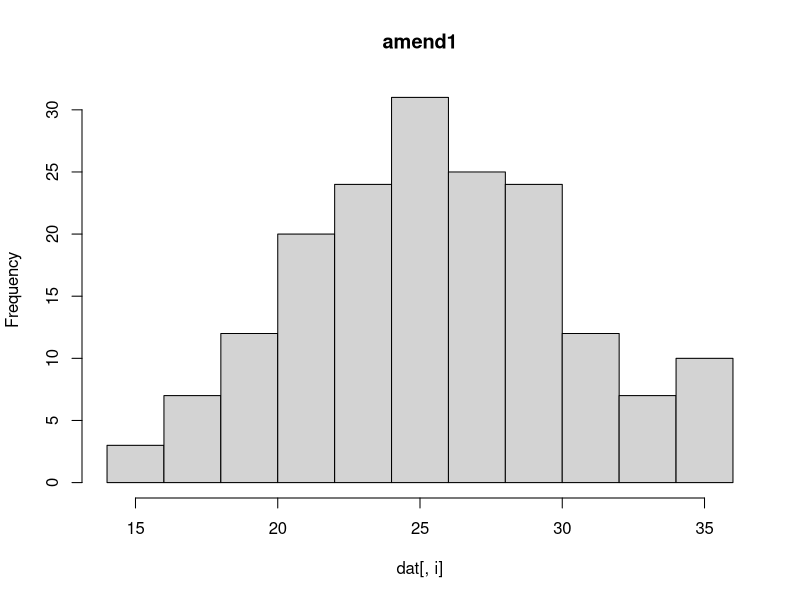
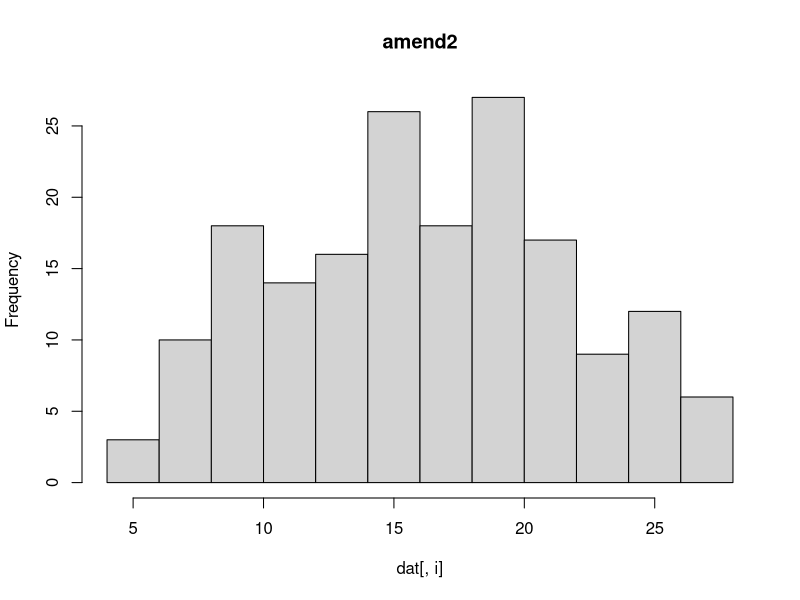
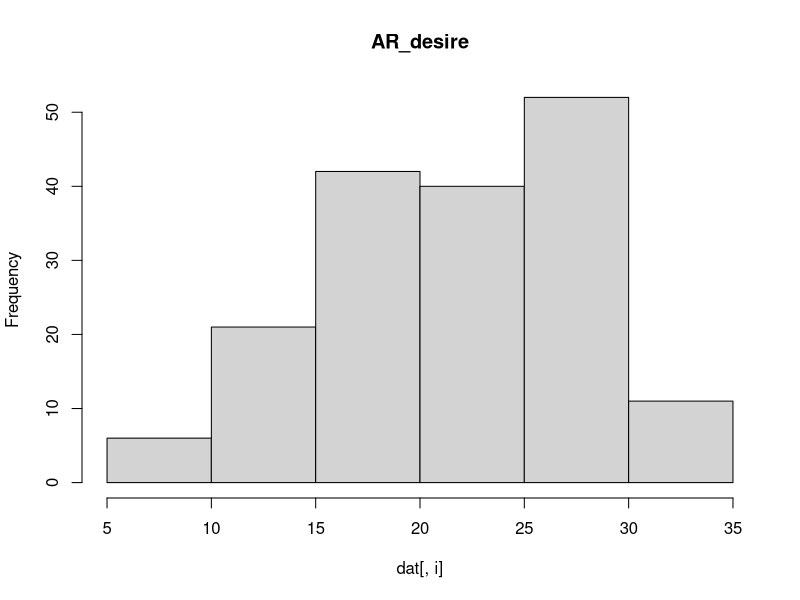
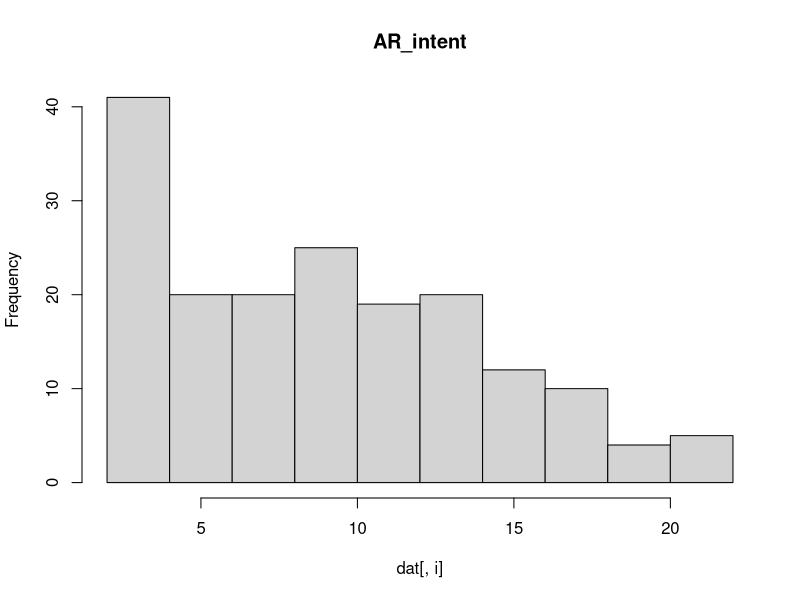
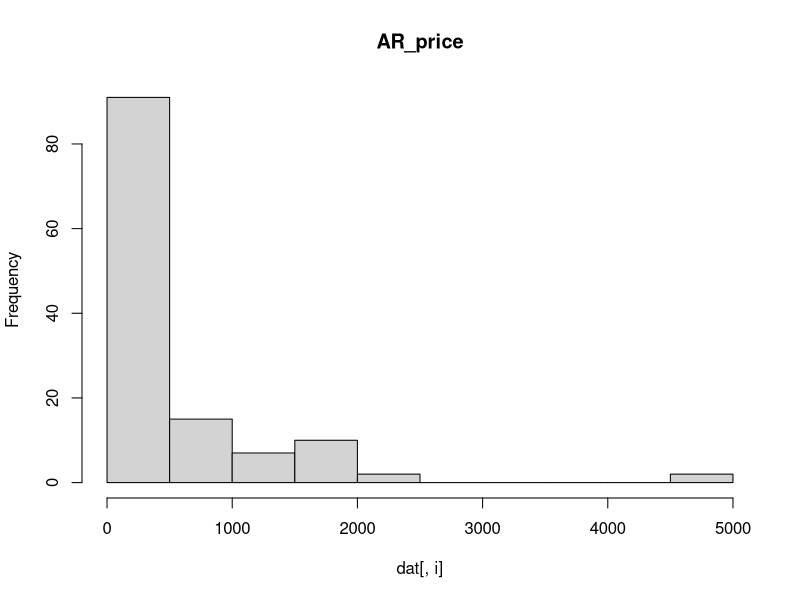
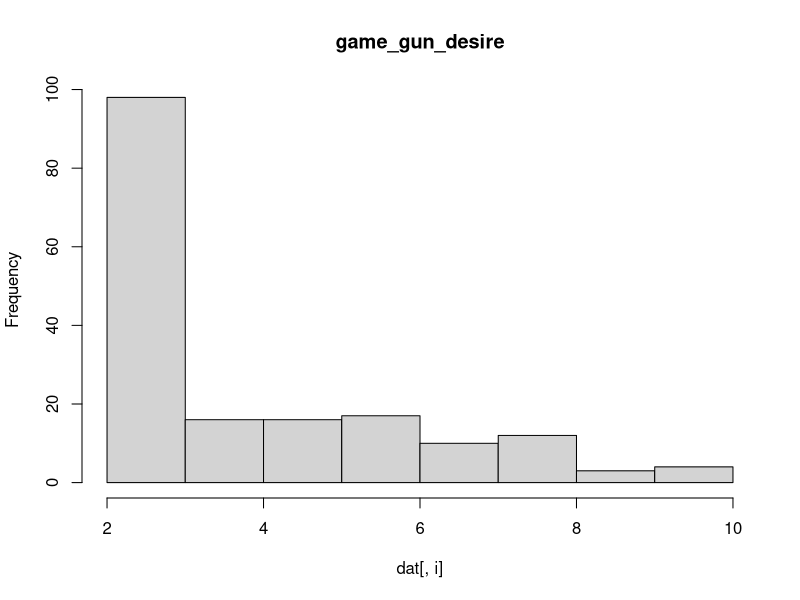
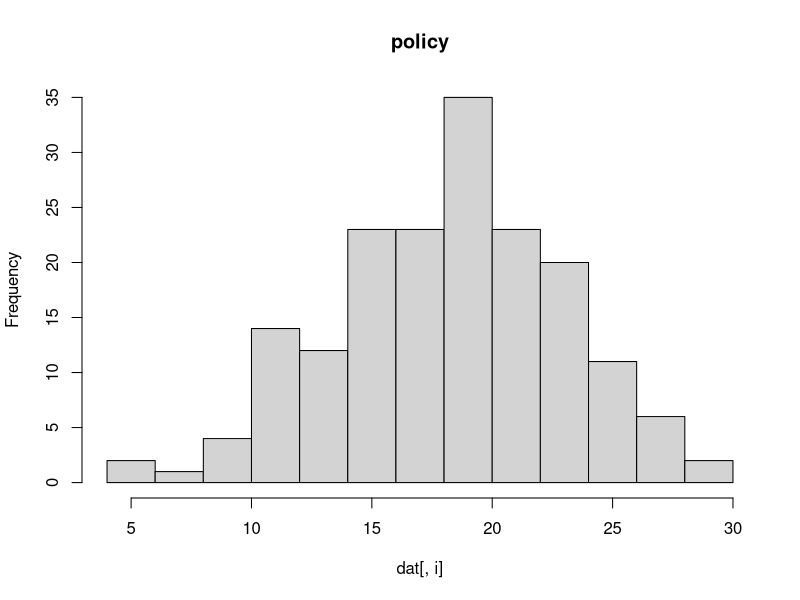

Write R code to recreate these figures, in order. (Note: this script raises an error after producing the figures.)
# This was an attempt to reduce data dimensionality through PCA or EFA
# It was ultimately mothballed as uninformative -- we instead analyze individual items
# It is archived here for posterity.

dat = read.delim("processed_data.txt", stringsAsFactors = F)

# Inspect distributions
outcomes = c("amend1", "amend2", "AR_desire", "AR_intent", "AR_price", 
             "game_gun_desire", "policy")
dat = as.data.frame(dat)
for (i in outcomes) hist(dat[,i], main = i)
# AR_intent, AR_price, game_gun_desire all have strong right skew

# Factor structures and alphas ----
# Look at structure of AR-desire items
dat %>% 
  select(AR_1:AR_8) %>% 
  as.data.frame() %>% 
  alpha()

dat %>% 
  select(AR_1:AR_5) %>% 
  as.data.frame() %>% 
  alpha()

# Looks like 1 component
dat %>% 
  select(AR_1:AR_8) %>% 
  filter(complete.cases(.)) %>% 
  princomp()

# Sufficient just to sum those, I'd say
dat$AR_sum1 = dat %>% 
  select(AR_1:AR_8) %>% 
  apply(1, sum)

# Look at structure of gun-rights items ----
dat %>% 
  select(speech_protect:glad_gun) %>% 
  as.data.frame() %>% 
  alpha()

dat %>% 
  select(speech_protect:glad_gun) %>% 
  as.data.frame() %>% 
  filter(complete.cases(.)) %>% 
  princomp()

dat %>% 
  select(speech_protect, game_amend, media_reg, ben_risk, glad_speech) %>% 
  as.data.frame() %>% 
  alpha() 

dat %>% 
  select(speech_protect, game_amend, media_reg, ben_risk, glad_speech) %>% 
  as.data.frame() %>% 
  filter(complete.cases(.)) %>% 
  princomp()

dat %>% 
  select(gun_protect, gun_amendment, gun_reg, glad_gun) %>% 
  as.data.frame() %>% 
  alpha() 

dat %>% 
  select(gun_protect, gun_amendment, gun_reg, glad_gun) %>% 
  as.data.frame() %>% 
  filter(complete.cases(.)) %>% 
  princomp()

# Does summing the two have too much correlation?
dat %>% 
  select(speech_protect:glad_gun) %>% 
  cor(use = 'pairwise') %>% 
  round(3)

dat$speech_sum = dat %>% 
  select(speech_protect, game_amend, media_reg, ben_risk, glad_speech) %>% 
  apply(1, sum)

dat$gun_sum = dat %>% 
  select(gun_protect, gun_amendment, gun_reg, glad_gun) %>% 
  apply(1, sum)

# other items
dat %>% 
  select(want:need) %>% 
  cor(use='pairwise') %>% 
  round(3)

# other other items
dat %>% 
  select(us_gun_laws:school_staff) %>% 
  cor(use='pairwise') %>% 
  round(3)

# What if all just one PCA? ----
# You must scale if you're gonna do that! I think.
# 
pc = dat %>% 
  select(-(Subno:Pilot), -Notes, -per_5, -list_gun_names, -AR_pay) %>% 
  filter(complete.cases(.)) %>% 
  scale() %>% 
  princomp()

pc2 = dat %>% 
  select(-(Subno:Pilot), -Notes, -per_5, -list_gun_names, -AR_pay) %>% 
  filter(complete.cases(.)) %>% 
  scale() %>% 
  principal(nfactors = 2)

plot(pc)
#biplot(pc) # not sure this teaches much


loadings(pc)